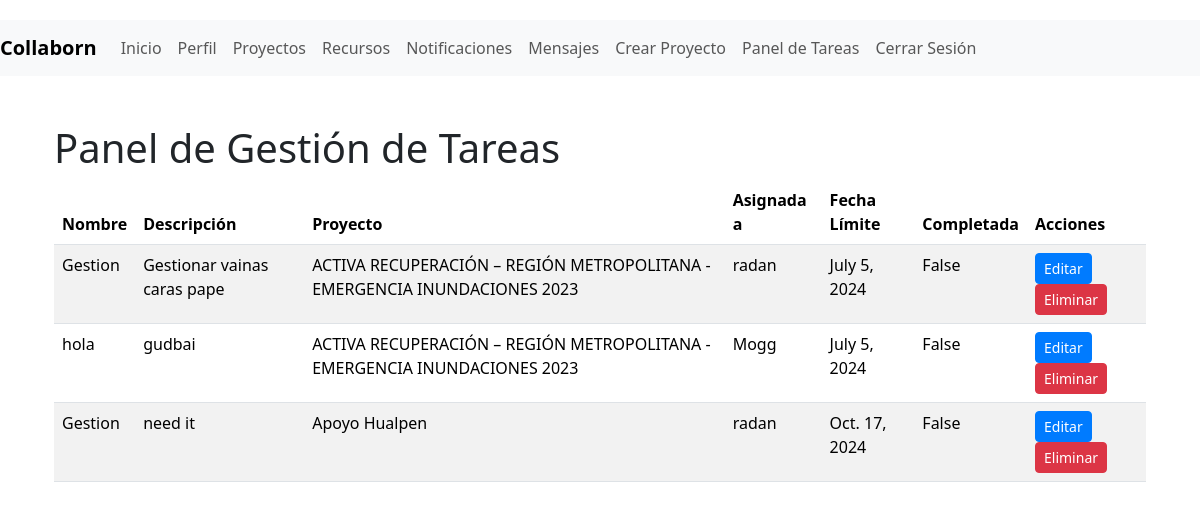
The page /panel/tareas/ (signed in) on the database as committed earlier.
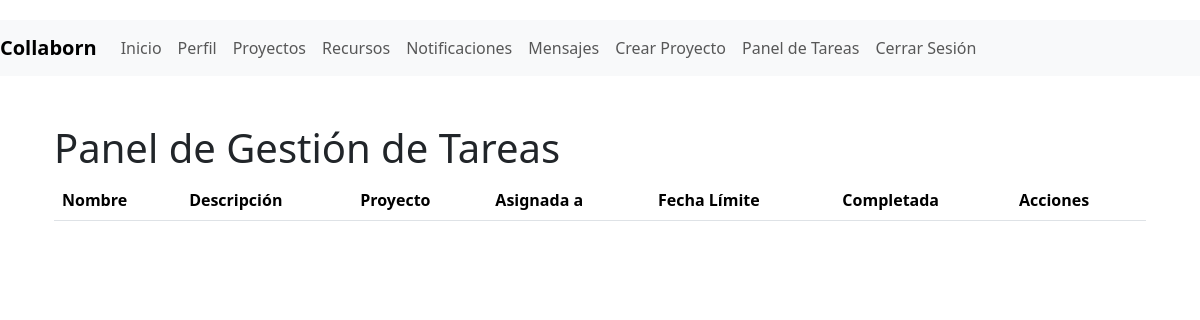
The same page on the database as committed later.
### myapp/models.py (models this page shows, shortened)
class Tarea(models.Model):
    proyecto = models.ForeignKey(Proyecto, related_name='tareas', on_delete=models.CASCADE)
    nombre = models.CharField(max_length=200)
    descripcion = models.TextField(blank=True, null=True)
    completada = models.BooleanField(default=False)
    fecha_limite = models.DateField(blank=True, null=True)
    asignada_a = models.ForeignKey(User, related_name='tareas_asignadas', on_delete=models.SET_NULL, blank=True, null=True)

class Proyecto(models.Model):
    nombre = models.CharField(max_length=200)
    descripcion = models.TextField()
    fecha_inicio = models.DateField()
    fecha_fin = models.DateField()
    creador = models.ForeignKey(User, related_name='proyectos_creados', on_delete=models.CASCADE)

### myapp/views.py (the view)
# urls.py: path('panel/tareas/', views.admin_panel_tareas, name='admin_panel_tareas'),
@user_passes_test(lambda u: u.is_staff)
@permission_required('myapp.view_tarea', raise_exception=True)
@login_required
def admin_panel_tareas(request):
    tareas = Tarea.objects.all()
    return render(request, 'myapp/admin_panel_tareas.html', {'tareas': tareas})

### myapp/templates/myapp/admin_panel_tareas.html (shortened to what this page needs)
{% extends 'myapp/base.html' %}
{% load static %}
{% block content %}
<div class="container mt-5">
    <h1>Panel de Gestión de Tareas</h1>
    <table class="table table-striped">
        <thead>
            <tr>
                <th>Nombre</th>
                <th>Descripción</th>
                <th>Proyecto</th>
                <th>Asignada a</th>
                <th>Fecha Límite</th>
                <th>Completada</th>
                <th>Acciones</th>
            </tr>
        </thead>
        <tbody>
            {% for tarea in tareas %}
            <tr>
                <td>{{ tarea.nombre }}</td>
                <td>{{ tarea.descripcion }}</td>
                <td>{{ tarea.proyecto.nombre }}</td>
                <td>
                    {% if tarea.asignada_a %}
                        {{ tarea.asignada_a.username }}
                    {% else %}
                        No asignada
                    {% endif %}
                </td>
                <td>{{ tarea.fecha_limite }}</td>
                <td>{{ tarea.completada }}</td>
                <td>
                    <a href="{% url 'editar_tarea' tarea.id %}" class="btn btn-primary btn-sm">Editar</a>
                    <button type="button" class="btn btn-danger btn-sm" data-toggle="modal" data-target="#confirmDeleteModal" data-tarea-id="{{ tarea.id }}">Eliminar</button>
                </td>
            </tr>
            {% endfor %}
        </tbody>
    </table>
</div>
{% endblock %}

### myapp/templates/myapp/base.html (shortened to what this page needs)
<!DOCTYPE html>
<html lang="es">
<head>
    {% load static %}
    <link rel="stylesheet" href="{% static 'css/bootstrap.min.css' %}">
    <link rel="stylesheet" href="{% static 'css/style.css' %}">
    <link rel="stylesheet" href="https://cdnjs.cloudflare.com/ajax/libs/bootstrap-datepicker/1.9.0/css/bootstrap-datepicker.min.css">
</head>
<body>
    {% if user.is_authenticated %}
    <header>
        <nav class="navbar navbar-expand-lg navbar-light bg-light">
            <a class="navbar-brand" href="{% url 'index' %}">Collaborn</a>
            <div class="collapse navbar-collapse" id="navbarNav">
                <ul class="navbar-nav">
                    <li class="nav-item"><a class="nav-link" href="{% url 'index' %}">Inicio</a></li>
                    <li class="nav-item"><a class="nav-link" href="{% url 'ver_perfil' %}">Perfil</a></li>
                    <li class="nav-item"><a class="nav-link" href="{% url 'proyecto_list' %}">Proyectos</a></li>
                    <li class="nav-item"><a class="nav-link" href="{% url 'listar_recursos' %}">Recursos</a></li>
                    <li class="nav-item"><a class="nav-link" href="{% url 'listar_notificaciones' %}">Notificaciones</a></li>
                    <li class="nav-item"><a class="nav-link" href="{% url 'listar_mensajes' %}">Mensajes</a></li>
                    {% if user.is_staff %}
                    <li class="nav-item"><a class="nav-link" href="{% url 'crear_proyecto' %}">Crear Proyecto</a></li>
                    <li class="nav-item"><a class="nav-link" href="{% url 'admin_panel_tareas' %}">Panel de Tareas</a></li>
                    {% endif %}
                    <li class="nav-item">
                        <form method="post" action="{% url 'logout' %}">
                            <button type="submit" class="btn btn-link nav-link">Cerrar Sesión</button>
                        </form>
                    </li>
                </ul>
            </div>
        </nav>
    </header>
    {% endif %}
    <main class="container">
        {% block content %}{% endblock %}
    </main>
</body>
</html>

### myapp/static/css/style.css (style rules this page uses)
body { padding-top: 20px; }
.navbar-brand { font-weight: bold; }

Rows that differ between the two databases and show on the page:
removed Tarea: nombre "Gestion", descripcion "Gestionar vainas caras pape", proyecto.nombre "ACTIVA RECUPERACIÓN – REGIÓN METROPOLITANA - EMERGENCIA INUNDACIONES 2023", asignada_a.username "radan", fecha_limite "July 5, 2024", completada "False"
removed Tarea: nombre "hola", descripcion "gudbai", proyecto.nombre "ACTIVA RECUPERACIÓN – REGIÓN METROPOLITANA - EMERGENCIA INUNDACIONES 2023", asignada_a.username "Mogg", fecha_limite "July 5, 2024", completada "False"
removed Tarea: nombre "Gestion", descripcion "need it", proyecto.nombre "Apoyo Hualpen", asignada_a.username "radan", fecha_limite "Oct. 17, 2024", completada "False"
